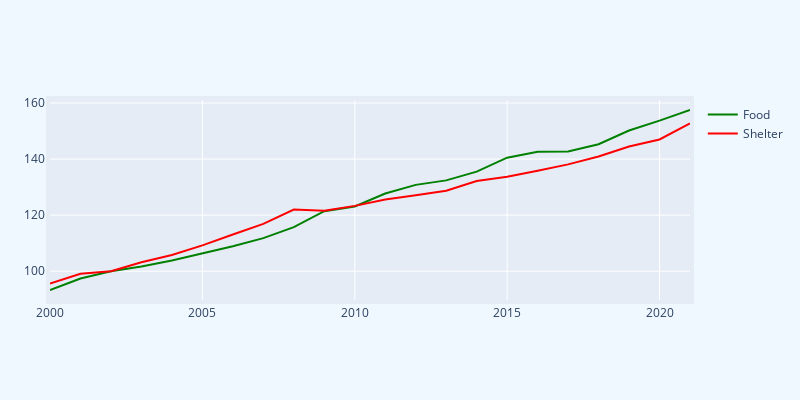

The notebook cell this image was saved under:
### Code cell
# Using plotly graph_objects
import plotly.graph_objects as go

# one line
#fig = go.Figure([go.Scatter(x=df['Year'], y=df['All-items'])])

# more than one line
fig = go.Figure()

fig.add_trace(go.Scatter(x=df['Year'], y=df['Food'], name="Food", line=dict(color="green")))
fig.add_trace(go.Scatter(x=df['Year'], y=df['Shelter'], name="Shelter", line=dict(color="red")))
              
fig.update_layout(
    autosize=False,
    width=800,
    height=400,
    margin=dict(
        l=50,
        r=50,
        b=100,
        t=100,
        pad=4
    ),
    paper_bgcolor="AliceBlue",
)

fig.show()

### Figure 1 — Plotly figure (JSON) as saved in the notebook; plotly's stock layout.template omitted (floating-point values rounded to 4 significant figures)
{"data": [{"line": {"color": "green"}, "name": "Food", "type": "scatter", "x": [2000, 2001, 2002, 2003, 2004, 2005, 2006, 2007, 2008, 2009, 2010, 2011, 2012, 2013, 2014, 2015, 2016, 2017, 2018, 2019, 2020, 2021], "y": [93.3, 97.4, 100, 101.7, 103.8, 106.4, 108.9, 111.8, 115.7, 121.4, 123.1, 127.7, 130.8, 132.4, 135.5, 140.5, 142.6, 142.7, 145.3, 150.2, 153.7, 157.5]}, {"line": {"color": "red"}, "name": "Shelter", "type": "scatter", "x": [2000, 2001, 2002, 2003, 2004, 2005, 2006, 2007, 2008, 2009, 2010, 2011, 2012, 2013, 2014, 2015, 2016, 2017, 2018, 2019, 2020, 2021], "y": [95.6, 99.1, 100, 103.2, 105.8, 109.2, 113.1, 116.9, 122, 121.6, 123.3, 125.6, 127.1, 128.7, 132.2, 133.7, 135.8, 138.1, 140.9, 144.5, 147, 152.7]}], "layout": {"autosize": false, "height": 400, "margin": {"b": 100, "l": 50, "pad": 4, "r": 50, "t": 100}, "paper_bgcolor": "AliceBlue", "width": 800, "xaxis": {"autorange": true, "range": [2000, 2021], "type": "linear"}, "yaxis": {"autorange": true, "range": [89.73, 161.1], "type": "linear"}}}
